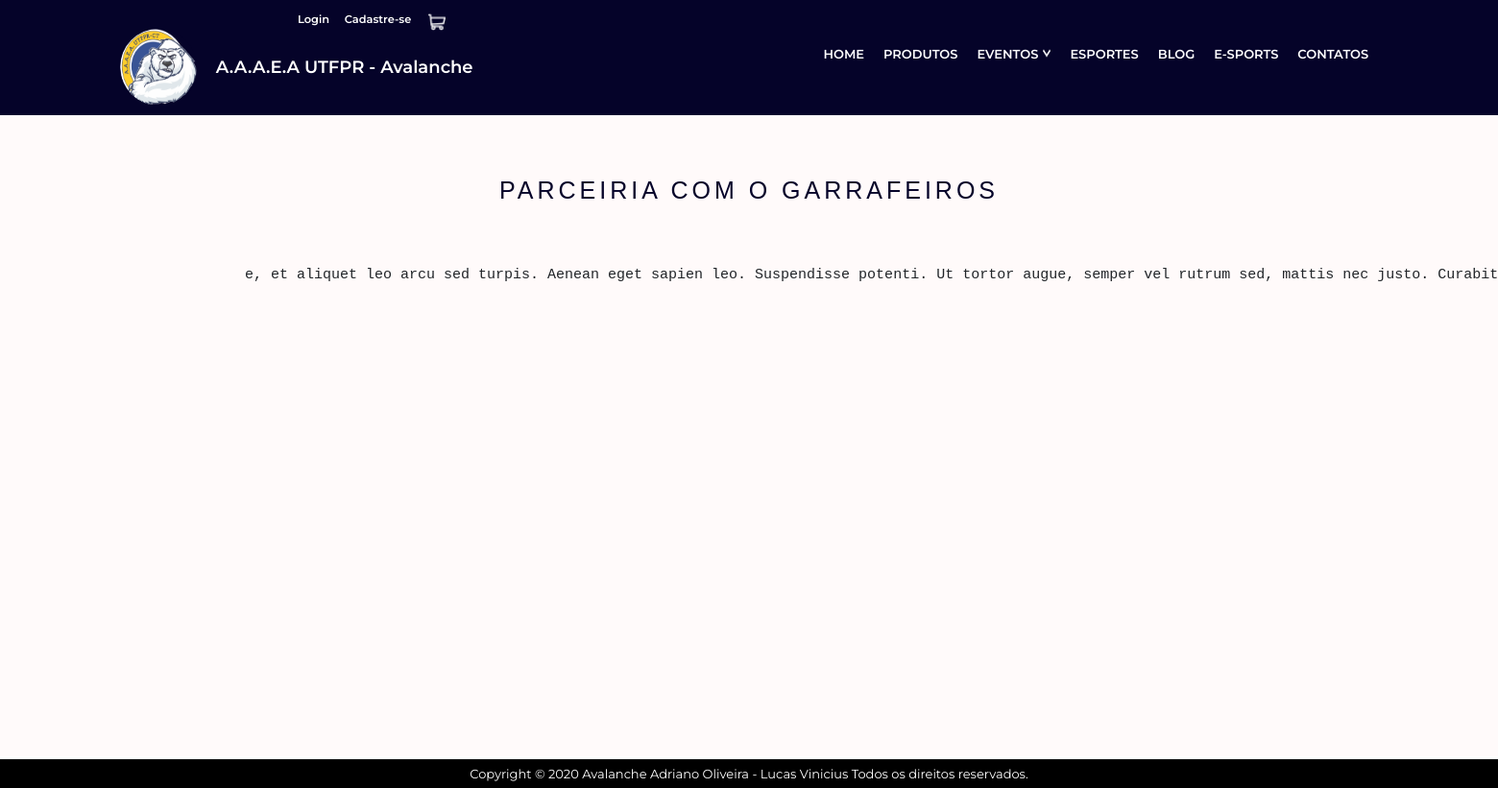
Screenshot of /Blog/parceiria-com-o-garrafeiros with the database file from the repository.
### Blog/models.py (models this page shows, shortened)
class posts(models.Model):
    name = models.CharField(max_length=30,null = False,blank=False,verbose_name='Nome')
    previa = models.TextField(null=False, blank=False, verbose_name='Prévia')
    conteudo = models.TextField(null=False,blank=False,verbose_name='Conteúdo')
    image = StdImageField(upload_to=get_file_path, null=True, blank=True,verbose_name='imagem')
    slug = AutoSlugField(populate_from = 'name')
    pub_date = models.DateField(auto_now_add=True,verbose_name='Data de Publicação')
    class Meta:
        verbose_name = 'Post Blog'
        verbose_name_plural = 'Posts Blog'

### Blog/views.py (the view)
# urls.py: path('Blog/<slug:slug>',Post_view.as_view(),name ='Post_view')
class Post_view(DetailView):
    model = posts
    template_name = 'PadraoPosts.html'
    slug_url_kwarg = 'slug'
    slug_field = 'slug'

### Blog/templates/PadraoPosts.html (shortened to what this page needs)
<!DOCTYPE html>
{% extends 'Base.html' %}
{%load static%}
{%load bootstrap4 %}
{%block body%}
<main>
    <section class="default-blogs light-blogs">
        <div class="section-title-blogs">{{posts.name}}</div>
        <div class="section-body-blogs">
            <div class="section-blog">
                <div class="section-blog-left">
    <p><pre>
     {{posts.conteudo}}
    </pre></p>
                    {%if posts.image.url != blank%}
                </div>
            </div>
            {%endif%}
        </div>
    </section>
</main>
{%endblock%}

### Avalancheutfpr/static/css/style.css (style rules this page uses)
* { margin:0; padding:0; box-sizing:border-box; }
body { font-family:'Montserrat', Arial, Helvetica, sans-serif; font-size:13px; overflow-x:hidden; }
.default-blogs { padding-top:50px; padding-bottom:50px; border-bottom: 3px solid #fff; }
.default-blogs .section-title-blogs { text-align:center; text-transform: uppercase; font-family:'Road_Rage', Arial, Helvetica, sans-serif; letter-spacing:4px; }
.default-blogs .section-title-blogs { font-size:25px; margin-top:10px; margin-bottom:40px; }
.default-blogs .section-body-blogs { max-width:1140px; margin:auto; }
.default-blogs.light-blogs { background-color:#FFFAFA; }
.default-blogs.light-blogs .section-title-blogs, .default-blogs.light-blogs .section-body-blogs { color:#050329; }
.section-blog { display:flex; }
.section-blog-left { flex:1; }
.section-blog-left pre { font-size:15px; line-height:25px; }

### rows the page displays
posts: name "PARCEIRIA COM O GARRAFEIROS", conteudo "e, et aliquet leo arcu sed turpis. Aenean eget sapien leo. Suspendisse potenti. Ut tortor augue, semper vel rutrum sed, mattis nec justo.…"
